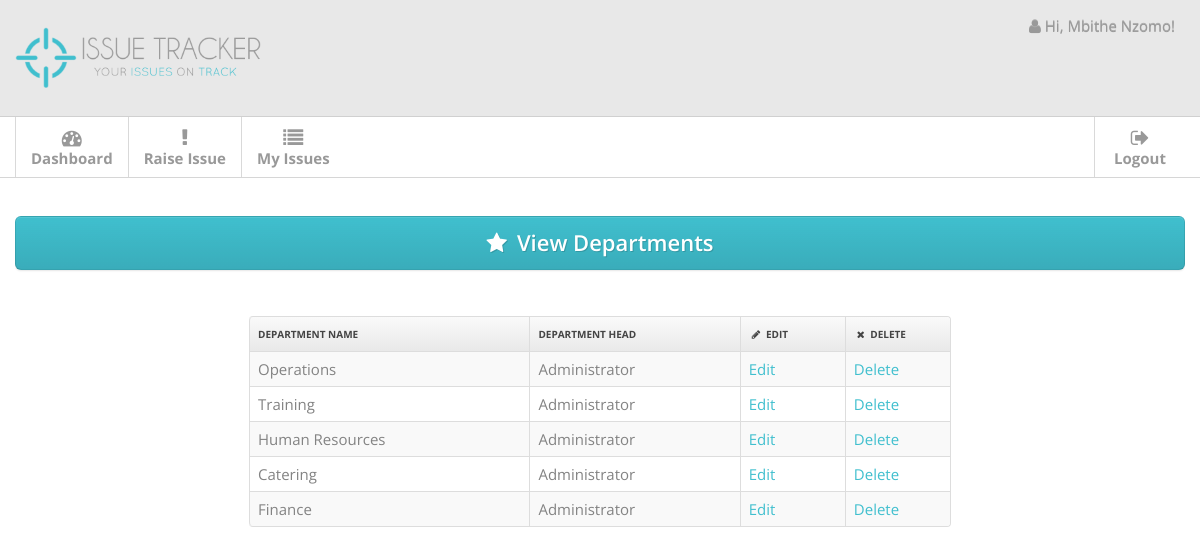
The page /departments/view (signed in) on the database its author committed.
### app/models.py (models this page shows, shortened)
class User(UserMixin, db.Model):
    __tablename__ = 'users'
    id = db.Column(db.Integer, primary_key=True)
    fullname = db.Column(db.String(50))
    username = db.Column(db.String(50), unique=True, index=True)
    email = db.Column(db.String(100), unique=True)
    password_hash = db.Column(db.String(128))
    is_admin = db.Column(db.Boolean, default=False)
    @property
    def password(self):
        '''prevents access to password
        property
        '''
        raise AttributeError('password is not a readable attribute.')

class Department(db.Model):
    __tablename__ = 'departments'
    id = db.Column(db.Integer, primary_key=True)
    name = db.Column(db.String(120), unique=True)
    user_id = db.Column(db.Integer, db.ForeignKey('users.id'))
    dept_admin = db.relationship('User',
                                backref=db.backref('users', lazy='dynamic'))

### app/admin/views.py (the view)
@admin.route('/view')
@login_required
def view():
	departments = Department.query.all()
	return render_template('admin/view.html', departments=departments, title="View Departments")

### app/models.py (called while the page is built)
@login_manager.user_loader
def load_user(user_id):
    return User.query.get(int(user_id))

### app/templates/admin/view.html (shortened to what this page needs)
{% extends "base.html" %}
{% block content %}
{% import "bootstrap/wtf.html" as wtf %}
{% import "bootstrap/utils.html" as utils %}
<div class="main">
  <div class="main-inner">
      <div class="container">
      <div class="row">
      <div class="span12">
        <div class="widget widget-plain">
          <div class="widget-content">
            <a class="btn btn-large btn-primary btn-support-ask"> <i class="icon-star" style="margin-right: 10px"></i>{{ title }}</a>
          </div>
        </div>
      </div>
     </div>
            {% if departments %}
              <table class="table table-striped table-bordered" style="width:60%; margin:0 auto;">
                <thead>
                  <tr>
                    <th width="40%"> Department Name</th>
                    <th width="30%"> Department Head </th>
                    <th width="15%"> <i class="btn-icon-only icon-pencil"></i> Edit </th>
                    <th width="15%"> <i class="btn-icon-only icon-remove"></i> Delete </th>
                  </tr>
                </thead>
                <tbody>
                {% for department in departments %}
                  <tr>
                    <td> {{ department.name }} </td>
                    <td> {{ department.dept_admin.fullname }} </td>
                    <td> <a href="{{ url_for('admin.edit', id=department.id) }}"> Edit </a></td>
                    <td> <a href="{{ url_for('admin.delete', id=department.id) }}"> Delete </i></a></td>
                  </tr>
                {% endfor %}
                </tbody>
              </table>
              {% else %}
              <div style="text-align: center">
                <h3> You have no departments. Click below to add one:</h3>
                <a href="{{ url_for('admin.add') }}"><button class="button btn btn-primary" style = "margin:0 auto; float: none; margin-top: 20px" >Add Department</button><a>
              </div>
              {% endif %}
            </div>
        </div>
        </div>
{% endblock %}

### app/templates/base.html (shortened to what this page needs)
<!DOCTYPE html>
<html lang="en">
<head>
<link href="{{ url_for('static', filename='css/bootstrap.min.css') }}" rel="stylesheet">
<link href="{{ url_for('static', filename='css/bootstrap-responsive.min.css') }}" rel="stylesheet">
<link href="{{ url_for('static', filename='css/font-awesome.css') }}" rel="stylesheet">
<link href="{{ url_for('static', filename='css/style.css') }}" rel="stylesheet">
<link href="{{ url_for('static', filename='css/pages/dashboard.css') }}" rel="stylesheet">
<link href="{{ url_for('static', filename='css/pages/signin.css') }}" rel="stylesheet">
<link href="{{ url_for('static', filename='css/pages/faq.css') }}" rel="stylesheet">
</head>
<body>
<div class="navbar navbar-fixed-top">
  <div class="navbar-inner">
    <div class="container"> <a class="brand" href="{{ url_for('main.welcome') }}"><img src="{{ url_for('static', filename='img/logo-transp.png') }}" width="250px"></a>
      <div class="nav-collapse">
        <ul class="nav pull-right">
          <li class="dropdown">
            <a href="#" class="dropdown-toggle" data-toggle="dropdown">
              {% if current_user.is_authenticated %}
                <i class="icon-user"></i>  Hi, {{ current_user.fullname }}!
              {% else %}
                Welcome to Issue Tracker!
              {% endif %}
            </a>
          </li>
        </ul>
      </div>
    </div>
  </div>
</div>
<div class="subnavbar">
  <div class="subnavbar-inner">
    <div class="container">
      {% if current_user.is_authenticated %}
        <ul class="mainnav">
          {% if current_user.is_admin == False %}
          <li {%- if request.path == "/dashboard" %} class="active" {% endif %}>
            <a href="{{ url_for('main.dashboard') }}"><i class="icon-dashboard"></i><span>Dashboard</span> </a>
          </li>
          <li {%- if request.path == "/issues/raise" %} class="active" {% endif %}>
            <a href="{{ url_for('issues.raise_issue') }}"><i class="icon-exclamation"></i><span>Raise Issue</span></a>
          </li>
          <li {%- if request.path == "/issues/view" %} class="active" {% endif %}>
            <a href="{{ url_for('issues.view') }}"><i class="icon-list"></i><span>My Issues</span> </a>
          </li>
          {% endif %}
        </ul>
      {% endif %}
      <ul class="mainnav pull-right">
      {% if current_user.is_authenticated %}
        <li>
          <a href="{{ url_for('auth.logout') }}"><i class="icon-signout"></i><span>Logout</span> </a>
        </li>
      {% endif %}
      </ul>
    </div>
  </div>
</div>
{% block content %}
{% endblock %}
</body>
</html>

### app/static/css/style.css (style rules this page uses)
body { background: #f9f6f1; font: 15px/1.7em 'Open Sans'; }
.btn-icon-only { padding-right: 3px; padding-left: 3px; }
.table td { vertical-align: middle; }
.table-bordered th { background: #E9E9E9; background:-moz-linear-gradient(top, #FAFAFA 0%, #E9E9E9 100%); background:-webkit-gradient(linear, left top, left bottom, color-stop(0%,#FAFAFA), color-stop(100%,#E9E9E9)); background:-webkit-linear-gradient(top, #FAFAFA 0%,#E9E9E9 100%); background:-o-linear-gradient(top, #FAFAFA 0%,#E9E9E9 100%); background:-ms-linear-gradient(top, #FAFAFA 0%,#E9E9E9 100%); background:linear-gradient(top, #FAFAFA 0%,#E9E9E9 100%); filter: progid:DXImageTransform.Microsoft.gradient(startColorstr='#FAFAFA', endColorstr='#E9E9E9'); -ms-filter: "progid:DXImageTransform.Microsoft.gradient(startColorstr='#FAFAFA', endColorstr='#E9E9E9')"; font-size: 10px; color: #444; text-transform: uppercase; }
.navbar .container { position: relative; }
.navbar-inner { padding: 7px 0; background: #E8E8E8 !important; -moz-border-radius: 0; -webkit-border-radius: 0; border-radius: 0; }
.navbar-fixed-top { position: static; }
.navbar .nav a { font-size: 15px; }
.navbar .nav>li>a { color:#999999 !important; }
.navbar .brand { font-weight: 600; position: relative; top: 2px; }
.subnavbar { margin-bottom: 2.5em; }
.subnavbar-inner { height: 60px; background: #fff; border-bottom: 1px solid #d6d6d6; }
.subnavbar .container > ul { display: inline-block; height: 80px; padding: 0; margin: 0; }
.subnavbar .container > ul > li { float: left; min-width: 90px; height: 60px; padding: 0; margin: 0; text-align: center; list-style: none; border-left: 1px solid #d9d9d9; }
.subnavbar .container > ul > li > a { display: block; height: 100%; padding: 0 15px; font-size: 15px; font-weight: bold; color: #999; }
.subnavbar .container > ul > li > a > i { display: inline-block; width: 24px; height: 24px; margin-top: 11px; margin-bottom: -3px; font-size: 20px; }
.subnavbar .container > ul > li > a > span { display: block; }
.main { padding-bottom: 2em; }
.widget { position: relative; clear: both; width: auto; margin-bottom: 2em; overflow: hidden; }
.widget-content { padding: 20px 15px 15px; background: #FFF; border: 1px solid #D5D5D5; -moz-border-radius: 5px; -webkit-border-radius: 5px; border-radius: 5px; }
.widget-content:before, .widget-content:after { content:""; display:table; }
.widget-content:after { clear:both; }
.widget-content { zoom:1; }
.widget-plain { background: transparent; border: none; }
.widget-plain .widget-content { padding: 0; background: transparent; border: none; }

### app/static/css/pages/signin.css (style rules this page uses)
body { background: url(../../img/body-bg.png); color:#838383; font: 15px/1.7em 'Open Sans'; }

### app/static/css/pages/faq.css (style rules this page uses)
.btn-support-ask { display: block; font-size: 22px; padding: 14px 0; font-weight: 600; margin-bottom: .75em; }

### rows shown on the page
User: fullname "Mbithe Nzomo"
Department: name "Operations", dept_admin.fullname "Administrator"
Department: name "Training", dept_admin.fullname "Administrator"
Department: name "Human Resources", dept_admin.fullname "Administrator"
Department: name "Catering", dept_admin.fullname "Administrator"
Department: name "Finance", dept_admin.fullname "Administrator"

### other values the page prints
{{ title }} "View Departments"
